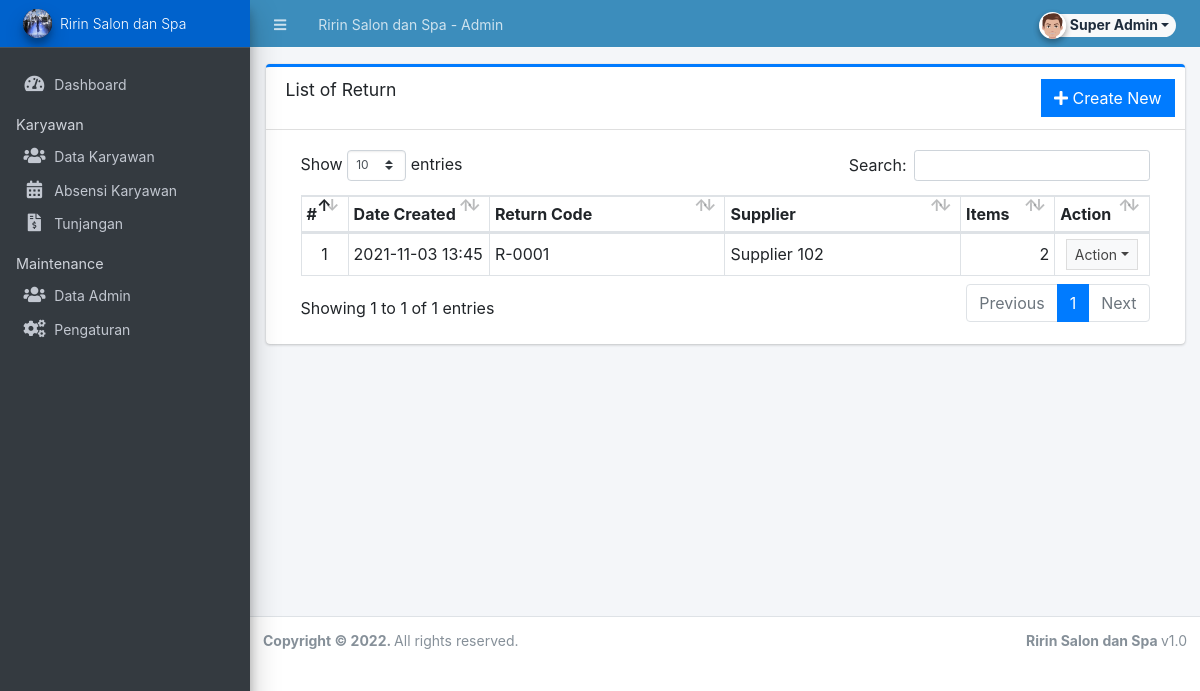
Page /admin/?page=return (signed in) on the committed database.
### tables this page shows
CREATE TABLE `return_list` (
  `id` int(30) NOT NULL AUTO_INCREMENT,
  `return_code` varchar(50) NOT NULL,
  `supplier_id` int(30) NOT NULL,
  `amount` float NOT NULL DEFAULT '0',
  `remarks` text,
  `stock_ids` text NOT NULL,
  `date_created` datetime NOT NULL DEFAULT CURRENT_TIMESTAMP,
  `date_updated` datetime NOT NULL DEFAULT CURRENT_TIMESTAMP ON UPDATE CURRENT_TIMESTAMP,
  PRIMARY KEY (`id`),
  KEY `supplier_id` (`supplier_id`),
  CONSTRAINT `return_list_ibfk_1` FOREIGN KEY (`supplier_id`) REFERENCES `supplier_list` (`id`) ON DELETE CASCADE
);

CREATE TABLE `supplier_list` (
  `id` int(30) NOT NULL AUTO_INCREMENT,
  `name` text NOT NULL,
  `address` text NOT NULL,
  `cperson` text NOT NULL,
  `contact` text NOT NULL,
  `status` tinyint(1) NOT NULL DEFAULT '1',
  `date_created` datetime NOT NULL DEFAULT CURRENT_TIMESTAMP,
  `date_updated` datetime NOT NULL DEFAULT CURRENT_TIMESTAMP ON UPDATE CURRENT_TIMESTAMP,
  PRIMARY KEY (`id`)
);

### admin/return/index.php (the view, shortened to what this page needs)
<div class="card card-outline card-primary">
	<div class="card-header">
		<h3 class="card-title">List of Return</h3>
        <div class="card-tools">
			<a href="<?php echo base_url ?>admin/?page=return/manage_return" class="btn btn-flat btn-primary"><span class="fas fa-plus"></span>  Create New</a>
		</div>
	</div>
	<div class="card-body">
		<div class="container-fluid">
        <div class="container-fluid">
			<table class="table table-bordered table-stripped">
                    <colgroup>
                        <col width="5%">
                        <col width="15%">
                        <col width="25%">
                        <col width="25%">
                        <col width="10%">
                        <col width="10%">
                    </colgroup>
                    <thead>
                        <tr>
                            <th>#</th>
                            <th>Date Created</th>
                            <th>Return Code</th>
                            <th>Supplier</th>
                            <th>Items</th>
                            <th>Action</th>
                        </tr>
                    </thead>
                    <tbody>
                        <?php
                        $i = 1;
                        $qry = $conn->query("SELECT r.*, s.name as supplier FROM `return_list` r inner join supplier_list s on r.supplier_id = s.id order by r.`date_created` desc");
                        while($row = $qry->fetch_assoc()):
                            $row['items'] = count(explode(',',$row['stock_ids']));
                        ?>
                            <tr>
                                <td class="text-center"><?php echo $i++; ?></td>
                                <td><?php echo date("Y-m-d H:i",strtotime($row['date_created'])) ?></td>
                                <td><?php echo $row['return_code'] ?></td>
                                <td><?php echo $row['supplier'] ?></td>
                                <td class="text-right"><?php echo number_format($row['items']) ?></td>
                                <td align="center">
                                    <button type="button" class="btn btn-flat btn-default btn-sm dropdown-toggle dropdown-icon" data-toggle="dropdown">
                                            Action
                                    </button>
                                </td>
                            </tr>
                        <?php endwhile; ?>
                    </tbody>
                </table>
		</div>
		</div>
	</div>
</div>

### rows in the picture
return_list: date_created "2021-11-03 13:45", return_code "R-0001", supplier.name "Supplier 102", supplier "2"

### other values in the picture
$_settings->info('name') "Ririn Salon dan Spa"
$_settings->userdata('nama') "Super Admin"
$_settings->info('short_name') "Ririn Salon dan Spa"
